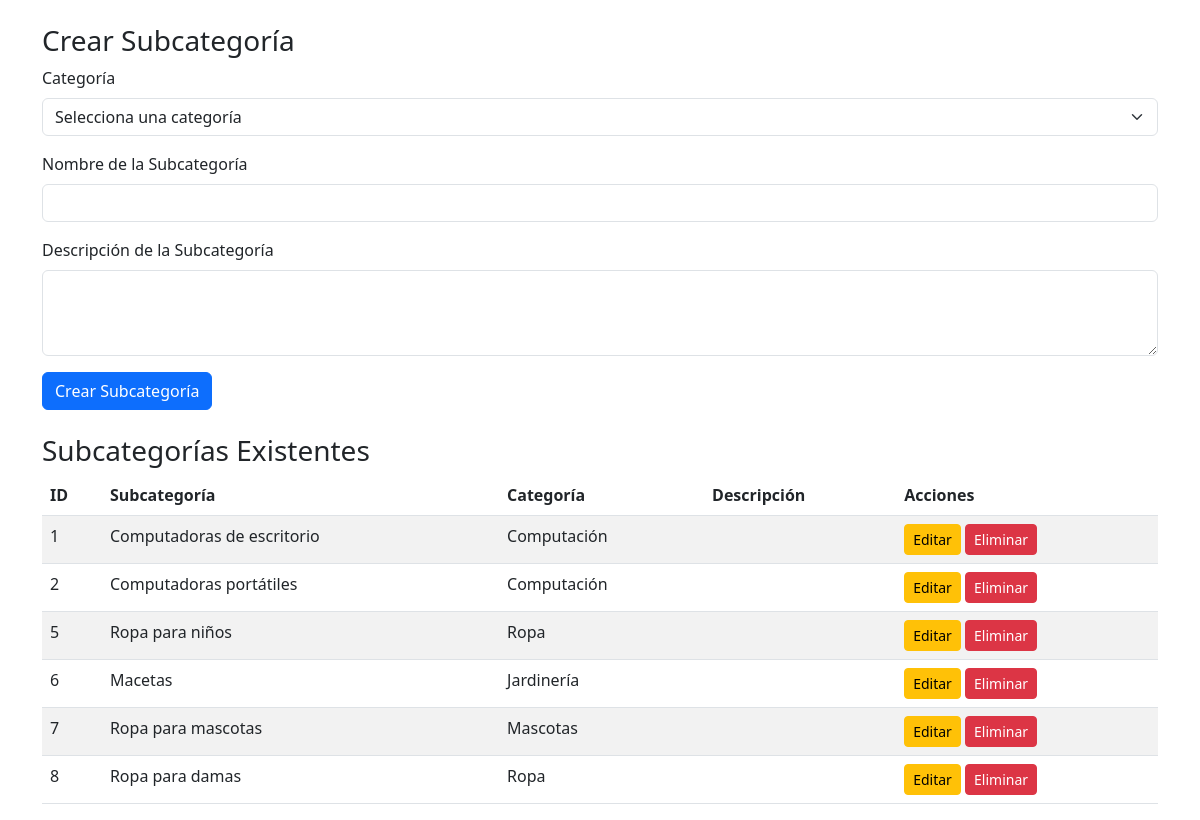
The app's page /public/admin/gestionar_subcategorias.php (signed in), older data.
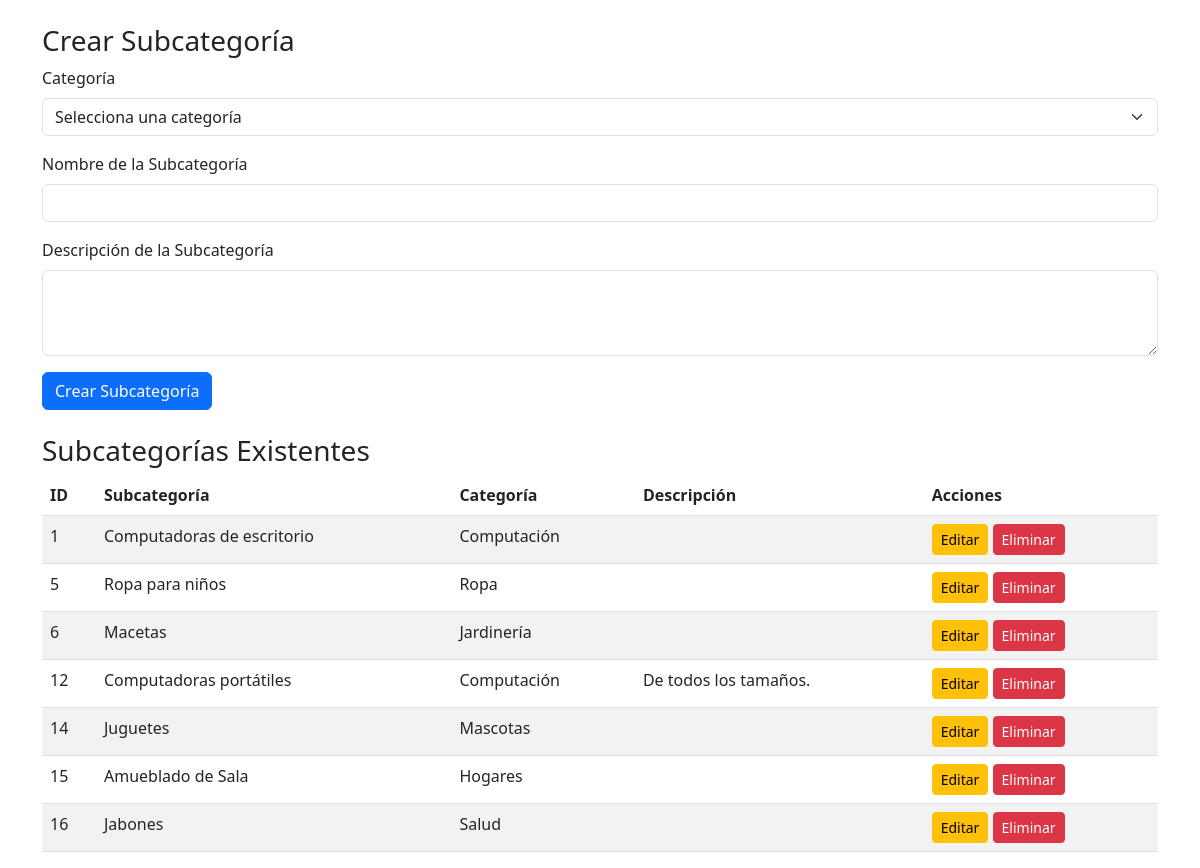
The same page, newer data.
### tables this page shows
CREATE TABLE `subcategoria` (
  `id_subcategoria` int(11) NOT NULL AUTO_INCREMENT,
  `id_categoria` int(11) DEFAULT NULL,
  `nombre_subcategoria` varchar(255) NOT NULL,
  `descripcion_subcategoria` text DEFAULT NULL,
  PRIMARY KEY (`id_subcategoria`),
  KEY `id_categoria` (`id_categoria`),
  CONSTRAINT `subcategoria_ibfk_1` FOREIGN KEY (`id_categoria`) REFERENCES `categoria` (`id_categoria`) ON DELETE CASCADE
);

CREATE TABLE `categoria` (
  `id_categoria` int(11) NOT NULL AUTO_INCREMENT,
  `nombre_categoria` varchar(255) NOT NULL,
  `descripcion_categoria` text DEFAULT NULL,
  PRIMARY KEY (`id_categoria`)
);

### public/admin/gestionar_subcategorias.php (the view, shortened to what this page needs)
<?php
$database = new Database();
$db = $database->getConnection();
$query_subcategorias = "SELECT subcategoria.*, categoria.nombre_categoria FROM subcategoria INNER JOIN categoria ON subcategoria.id_categoria = categoria.id_categoria";
$stmt_subcategorias = $db->prepare($query_subcategorias);
$stmt_subcategorias->execute();
$subcategorias = $stmt_subcategorias->fetchAll(PDO::FETCH_ASSOC);
$subcategoria_a_editar = null;
?>
<!DOCTYPE html>
<html lang="es">
<head>
    <link href="https://cdn.jsdelivr.net/npm/bootstrap@5.3.0/dist/css/bootstrap.min.css" rel="stylesheet">
</head>
<body>
    <div class="container mt-4">
        <h3><?php echo isset($subcategoria_a_editar) ? 'Editar Subcategoría' : 'Crear Subcategoría'; ?></h3>
        <form action="gestionar_subcategorias.php" method="POST">
            <div class="mb-3">
                <label for="id_categoria" class="form-label">Categoría</label>
                <select class="form-select" id="id_categoria" name="id_categoria" required>
                    <option value="">Selecciona una categoría</option>
                </select>
            </div>
            <div class="mb-3">
                <label for="nombre_subcategoria" class="form-label">Nombre de la Subcategoría</label>
                <input type="text" class="form-control" id="nombre_subcategoria" name="nombre_subcategoria" value="<?php echo isset($subcategoria_a_editar) ? htmlspecialchars($subcategoria_a_editar['nombre_subcategoria']) : ''; ?>" required>
            </div>
            <div class="mb-3">
                <label for="descripcion_subcategoria" class="form-label">Descripción de la Subcategoría</label>
                <textarea class="form-control" id="descripcion_subcategoria" name="descripcion_subcategoria" rows="3"></textarea>
            </div>
            <button type="submit" class="btn btn-primary"><?php echo isset($subcategoria_a_editar) ? 'Actualizar Subcategoría' : 'Crear Subcategoría'; ?></button>
        </form>
        <h3 class="mt-4">Subcategorías Existentes</h3>
        <table class="table table-striped">
            <thead>
                <tr>
                    <th>ID</th>
                    <th>Subcategoría</th>
                    <th>Categoría</th>
                    <th>Descripción</th>
                    <th>Acciones</th>
                </tr>
            </thead>
            <tbody>
                <?php foreach ($subcategorias as $subcategoria): ?>
                    <tr>
                        <td><?php echo $subcategoria['id_subcategoria']; ?></td>
                        <td><?php echo htmlspecialchars($subcategoria['nombre_subcategoria']); ?></td>
                        <td><?php echo htmlspecialchars($subcategoria['nombre_categoria']); ?></td>
                        <td><?php echo htmlspecialchars($subcategoria['descripcion_subcategoria']); ?></td>
                        <td>
                            <a href="gestionar_subcategorias.php?editar=<?php echo $subcategoria['id_subcategoria']; ?>" class="btn btn-warning btn-sm">Editar</a>
                            <a href="gestionar_subcategorias.php?eliminar=<?php echo $subcategoria['id_subcategoria']; ?>" class="btn btn-danger btn-sm" onclick="return confirm('¿Estás seguro de eliminar esta subcategoría?');">Eliminar</a>
                        </td>
                    </tr>
                <?php endforeach; ?>
            </tbody>
        </table>
    </div>
</body>
</html>

Row changes from the older to the newer data that the page shows:
removed subcategoria: id_subcategoria "2", nombre_subcategoria "Computadoras portátiles", id_categoria.nombre_categoria "Computación"
removed subcategoria: id_subcategoria "7", nombre_subcategoria "Ropa para mascotas", id_categoria.nombre_categoria "Mascotas"
removed subcategoria: id_subcategoria "8", nombre_subcategoria "Ropa para damas", id_categoria.nombre_categoria "Ropa"
added subcategoria: id_subcategoria "12", nombre_subcategoria "Computadoras portátiles", id_categoria.nombre_categoria "Computación", descripcion_subcategoria "De todos los tamaños."
added subcategoria: id_subcategoria "14", nombre_subcategoria "Juguetes", id_categoria.nombre_categoria "Mascotas"
added subcategoria: id_subcategoria "15", nombre_subcategoria "Amueblado de Sala", id_categoria.nombre_categoria "Hogares"
added subcategoria: id_subcategoria "16", nombre_subcategoria "Jabones", id_categoria.nombre_categoria "Salud"
